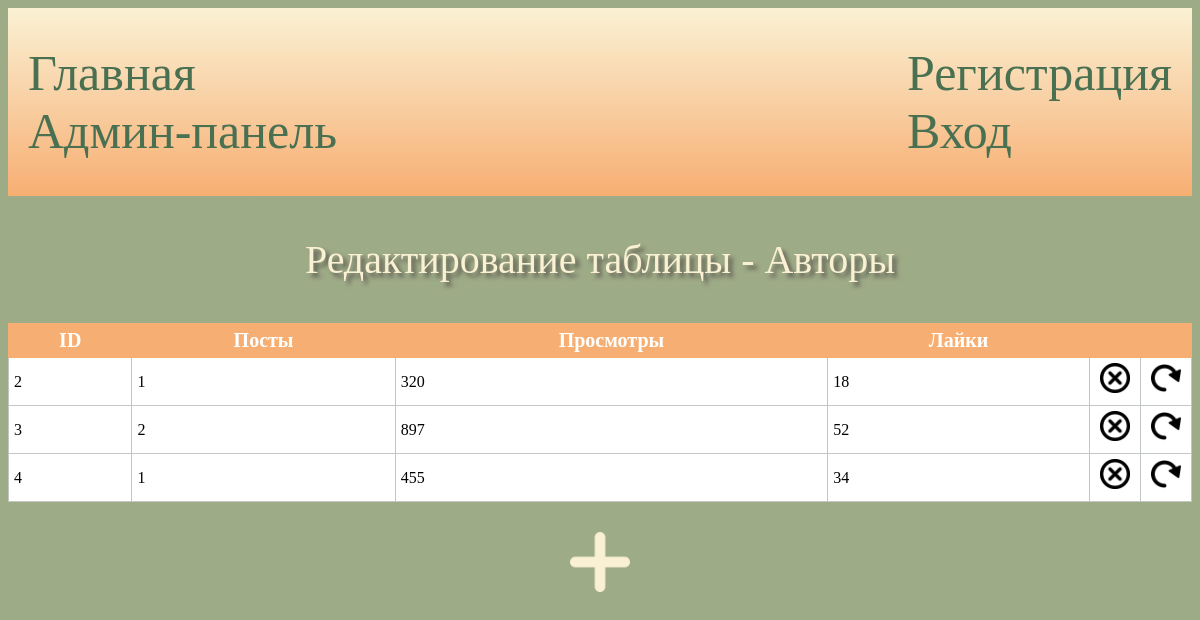
Screenshot of /authors/ with the database file from the repository.
### main/models.py (models this page shows)
class Authors(models.Model):
    id_user = models.OneToOneField(User, on_delete=models.PROTECT, primary_key=True)
    n_post = models.IntegerField()
    n_view = models.IntegerField()
    n_like = models.IntegerField()
    class Meta:
        verbose_name_plural="Авторы"

class User(AbstractUser):
    pass

### main/views.py (the view)
# urls.py: path('authors/', views.Tabs.in_authors, name='authors'),
    def in_authors(request):
        return render(request, 'tabs/edit.html', context=context4)

### main/templates/tabs/edit.html (shortened to what this page needs)
{% extends 'base.html' %}
{% block content %}
<p align="center">Редактирование таблицы - {{name}}</p>
<div align="center">
<form method="get">
    <table class="d_tables">
        <thead>
            <tr>
                {% for i in list %}
                <th>{{i}}</th>
                {% endfor %}
                <th></th>
                <th></th>
            </tr>
        </thead>
    {% for t in table %}
        <tbody>
            <tr>
                {% if name == 'Посты' %}
                    <td>{{t.pk}}</td>
                    <td>{{t.date_post}}</td>
                    <td>{{t.n_view}}</td>
                    <td>{{t.n_like}}</td>
                    <td>{{t.n_comm}}</td>
                    <td>{% for aut in t.id_author.all %}  {{aut.pk}}   {% endfor %}</td>
                    <td>{% for top in t.id_topic.all %}  {{top.pk}}   {% endfor %}</td>
                {% elif name == 'Авторы' %}
                    <td>{{t.id_user.id}}</td>
                    <td>{{t.n_post}}</td>
                    <td>{{t.n_view}}</td>
                    <td>{{t.n_like}}</td>
                {% endif %}
                {% if name == "Авторы" %}
                    <td width="30px"><a href="../delete_{{tb}}_{{t.id_user.id}}" class="a_but"><img src="../../static/main/images/delete.png" width="30px" height="30px"></a></td>
                    <td width="30px"><a href="../update_{{tb}}_{{t.id_user.id}}" class="a_but"><img src="../../static/main/images/update.png" width="30px" height="30px"></a></td>
                {% else %}
                    <td width="30px"><a href="../delete_{{tb}}_{{t.id}}" class="a_but"><img src="../../static/main/images/delete.png" width="30px" height="30px"></a></td>
                    <td width="30px"><a href="../update_{{tb}}_{{t.id}}" class="a_but"><img src="../../static/main/images/update.png" width="30px" height="30px"></a></td>
                {% endif %}
            </tr>
        </tbody>
    {% endfor %}
    </table>
    <div align="center">
        <a href="../create_{{tb}}/" ><img src="../../static/main/images/create.png" width="60px" height="60px"></a></td>
    </div>
</form>
</div>
{% endblock %}

### main/static/main/css/styles.css (style rules this page uses)
body { background-color: #9EAB87; }
p { font-family: fantasy; font-size: 40px; color: #FAF1D4; text-decoration: none; text-shadow: #5E5B51 4px 4px 4px; }
.a_but { padding: 5px; font-size: 30px; }
a { font-family: fantasy; font-size: 50px; color: #497051; text-decoration: none; text-shadow: none; margin: 0; }
.d_tables { width: 100%; margin-bottom: 30px; border: 1px solid #C3C7C3; border-collapse: collapse; font-family: serif; }
.d_tables td { border: 1px solid #C3C7C3; background: #FFFFFF; padding: 5px; }
.d_tables th { padding: 5px; background: #F7AE72; color: #FFFFFF; border: 1px solid #F7AE72; font-size: 20px; }

### rows the page displays
Authors: id_user.id "2", n_post "1", n_view "320", n_like "18"
Authors: id_user.id "3", n_post "2", n_view "897", n_like "52"
Authors: id_user.id "4", n_post "1", n_view "455", n_like "34"

### other values shown
{{ name }} "Авторы"
{{ i }} "ID" "Посты" "Просмотры" "Лайки"
